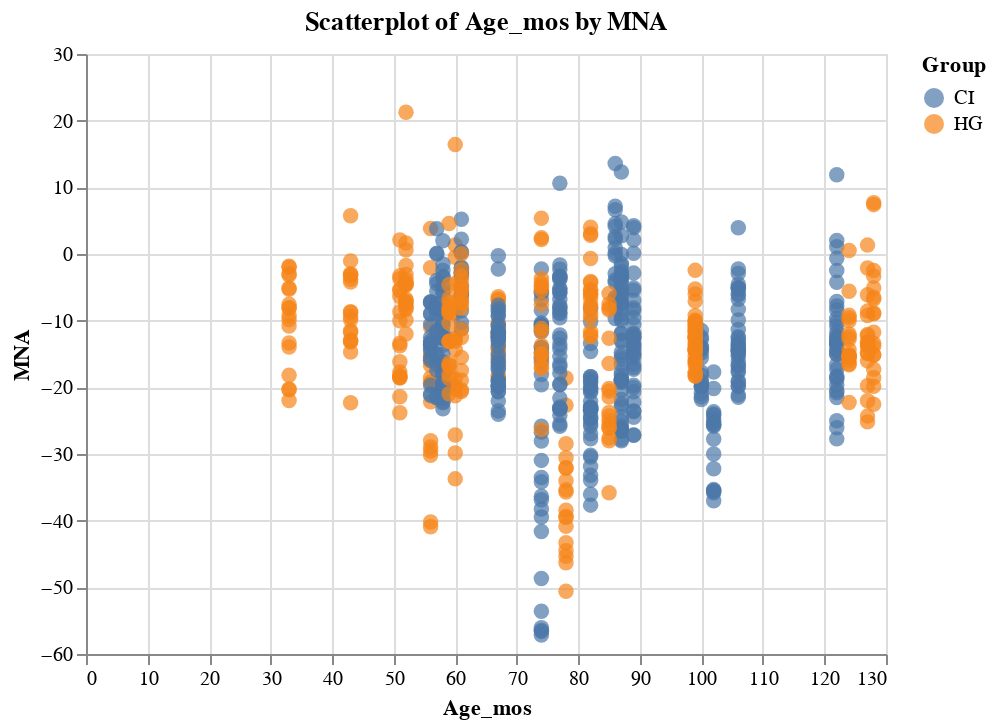

Notebook code for this chart:
### Markdown cell above
### scatter_plot: 
plot two continuous variables. Will also have interactive features.
- required packages: altair, altair saver
- inputs: df, x, y, z
- outputs: plot that can be saved

### Code cell
def scatter_plot(df,x,y,z):
    return alt.Chart(df).mark_circle(size=60).encode(
    x=x,
    y=y,
    color=z,
    tooltip= tt_interactive
    ).interactive().properties(
    title='Scatterplot of '+x+' by '+y)
     
# test case:
scatter_plot(df,x[3],y[0],x[1])

### Figure 1 — Vega-Lite specification as saved in the notebook (floating-point values rounded to 4 significant figures; data arrays with more than 128 entries replaced by an {"elided": "..."} marker saying what was removed)
{"config": {"view": {"continuousWidth": 400, "continuousHeight": 300}}, "data": {"name": "data-127f9f40bbb343e8811647bb27514c91"}, "mark": {"type": "circle", "size": 60}, "encoding": {"color": {"type": "nominal", "field": "Group"}, "tooltip": [{"type": "nominal", "field": "Subject"}, {"type": "quantitative", "field": "Age_mos"}, {"type": "nominal", "field": "Bilingual"}, {"type": "quantitative", "field": "TiS_months"}], "x": {"type": "quantitative", "field": "Age_mos"}, "y": {"type": "quantitative", "field": "MNA"}}, "selection": {"selector003": {"type": "interval", "bind": "scales", "encodings": ["x", "y"]}}, "title": "Scatterplot of Age_mos by MNA", "$schema": "https://vega.github.io/schema/vega-lite/v4.8.1.json", "datasets": {"data-127f9f40bbb343e8811647bb27514c91": {"elided": "774 records"}}}
